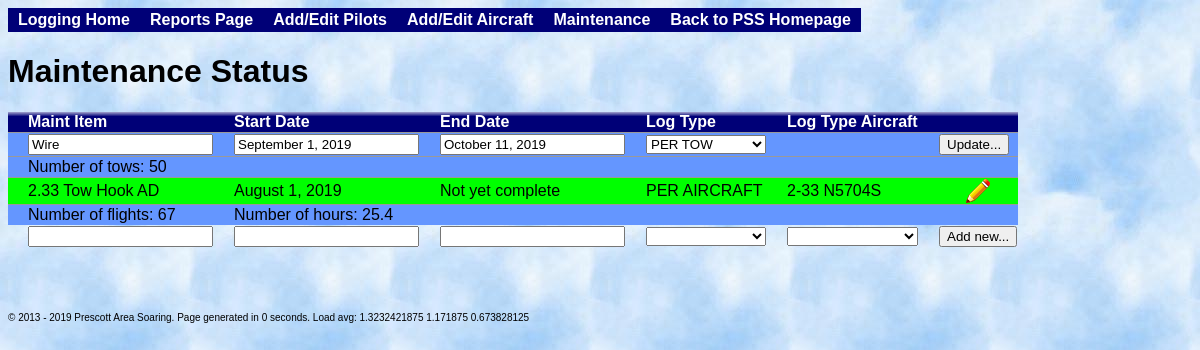
Page /index.php?maintenance&maintID=1&modified=1 on the committed database.
### tables this page shows
CREATE TABLE maintenance(ID INTEGER PRIMARY KEY NOT NULL, maintItem TEXT, startTime INTEGER, endTime INTEGER, logType TEXT, logAircraft INTEGER);

### maintenance.php (the view, shortened to what this page needs)
<h1>Maintenance Status</h1>
<?php
include("SoaringLogBase.php");
$thisFile = "index.php?maintenance";
$logbase = SoaringLogBase::GetInstance();
$database = $logbase->dbObj;
$tableName = $logbase->GetMaintTable();
$maintID = $_REQUEST["maintID"];
$modified = $_REQUEST["modified"];
$query = "SELECT * FROM $tableName ORDER BY ID";
if($result = $database->query($query)) {
    echo("<table id=\"maintLogTable\" >");
    echo("<tr class=\"Head\"><td>Maint Item</td><td>Start Date</td><td>End Date</td><td>Log Type</td><td>Log Type Aircraft</td><td></td></tr>\n");
    while($row = $result->fetch(PDO::FETCH_BOTH)) {
        $editMe = 0;
        if($maintID == $row['ID'] && $modified) {
            $editMe = 1;
        }
        if($editMe) {
            echo("<tr id=\"row{$row['ID']}\" class=\"IncompleteEntry\"><form id=\"form{$row['ID']}\" name=\"loggingUpdate\" action=\"{$thisFile}\" method=\"POST\"> ");
        }
        else {
            echo("<tr class=\"CompleteEntry\">");
        }
        if($editMe) {
            echo("<td>");
            echo("<input type=\"text\" name=\"maintItem\" value=\"{$row['maintItem']}\" id=\"maintItem{$row['ID']}\"/>");
            echo "</td>";
        }
        else
            echo("<td>{$row['maintItem']}</td>");
        if($editMe) {
            echo("<td>");
            $storedStartTime = date("F j, Y", $row['startTime']);
            echo("<input type=\"text\" name=\"startTime\" value=\"{$storedStartTime}\" id=\"startTime{$row['ID']}\"/>");
            echo "</td>";
        }
        else {
            $formattedStartTime = date("F j, Y", $row['startTime']);
            echo("<td>{$formattedStartTime}</td>");
        }
        if($editMe) {
            echo("<td>");
            $storedEndTime = date("F j, Y", $row['endTime']);
            echo("<input type=\"text\" name=\"endTime\" value=\"{$storedEndTime}\" id=\"endTime{$row['ID']}\"/>");
            echo "</td>";
        }
        else {
            if ($row['endTime']) {
                $formattedStartTime = date("F j, Y", $row['endTime']);
                echo("<td>{$formattedStartTime}</td>");
            }
            else {
                echo("<td>Not yet complete</td>");
            }
        }
        if($editMe) {
            echo("<td>");
            echo $logbase->PrintMaintLogTypes($row['logType']);
            echo "</td>";
        }
        else
            echo("<td>{$row['logType']}</td>");
        if($row['logType'] == "PER AIRCRAFT")
        {
            if($editMe) {
                echo("<td>");
                echo $logbase->PrintAircraft($row['logAircraft']);
                echo "</td>";
            }
            else
            {
                $acList = $logbase->GetAircraft();
                echo("<td>{$acList[$row['logAircraft']]}</td>");
            }
        }
        else
        {
            echo "<td></td>";
        }
        if($editMe) {
            echo "<td><input type=\"hidden\" name=\"maintID\" value=\"{$row['ID']}\"/><input type=\"submit\" value=\"Update...\" /></form></td></tr>";
        }
        else {
            echo "<td><center><button name=\"modify\" class=\"modify\" onClick=\"window.location.href='{$thisFile}&maintID={$row['ID']}&modified=1'; \" />";
            echo "</center></td></tr>\n";
        }
        if ($row['logType'] == "PER AIRCRAFT")
        {
            $tableName = $logbase->GetFlightLogTable();
            $endTime = $row['endTime'];
            $query = "SELECT * FROM '$tableName' WHERE takeoffTime IS NOT NULL AND takeoffTime >= '{$row['startTime']}' AND takeoffTime <= '$endTime' AND aircraft == '{$row['logAircraft']}';";
            $result = $database->query($query);
            $flightCount = 0;
            $totalTime = 0;
            while($row = $result->fetch(PDO::FETCH_BOTH))
            {
                if($row['takeoffTime'] && $row['landingTime'])
                {
                    $flightCount = $flightCount + 1;
                    $totalTime += $row['landingTime'] - $row['takeoffTime'];
                }
            }
            $totalTime = round($totalTime / 3600, 1);
            echo "<tr class=\"IncompleteEntry\">";
            echo "<td>Number of flights: $flightCount</td>";
            echo "<td colspan=\"5\">Number of hours: $totalTime </td>  </tr>\n";
        }
        else
        {
            $tableName = $logbase->GetFlightLogTable();
            $endTime = $row['endTime'];
            if ($row['endTime'])
            {
                $endTime = strtotime("now");
            }
            $query = "SELECT count(*) FROM '$tableName' WHERE takeoffTime IS NOT NULL AND takeoffTime >= '{$row['startTime']}' AND takeoffTime <= '$endTime';";
            $tows = $database->query($query)->fetchColumn();
            echo "<tr class=\"IncompleteEntry\"><td colspan=\"6\">Number of tows: $tows</td>  </tr>\n";
        }
    }
    echo "<tr><form name=\"maintList\" action=\"{$thisFile}\" method=\"POST\">\n";
    echo "<td><input type=\"text\" name=\"maintItem\" /></td>\n";
    echo "<td><input type=\"text\" name=\"startDate\" /></td>\n";
    echo "<td><input type=\"text\" name=\"endDate\" /></td>\n";
    echo "<td>";
    echo $logbase->PrintMaintLogTypes();
    echo "</td>";
    echo "<td>";
    echo $logbase->PrintAircraft();
    echo "</td>";
    echo "<td><input type=\"submit\" value=\"Add new...\" /></td>";
    echo "</form></tr>\n";
    echo("</table><br><br><br>");
}
else
    print("Failed to execute query!!!");
?>

### SoaringLogBase.php (shortened to what this page needs)
<?php
    class SoaringLogBase {
        private static $instance;
        private $dbDir = 'sqlite:db.sqlite';
        private $flightLogTable = "flightLog";
        private $maintTable = "maintenance";
        public $dbObj;
        public static function GetInstance() {
            if(!self::$instance) {
                self::$instance = new self();
            }
            return self::$instance;
        }
        public function OpenDatabase() {
            try {
                $this->dbObj = new PDO($this->dbDir) or die("Cannot open the database");
            }
            catch(Exception $e) {
                die("Oops, couldn't open the database :( $e");
            }
        }
        public function GetFlightLogTable() {
            return $this->flightLogTable;
        }
        public function GetMaintTable() {
            return $this->maintTable;
        }
        public function GetAircraft($showNotAvail = false) {
            if($showNotAvail)
                $query = "SELECT * FROM aircraft;";
            else
                $query = "SELECT * FROM aircraft WHERE IsAvailable='available' OR ID=0;";
            $result = $this->dbObj->query($query);
            $planes = array( );
            while($row = $result->fetch(PDO::FETCH_BOTH)) {
                $planes[$row['ID']] = $row['Name'];
            }
            return $planes;
        }
        public function PrintAircraft($selected = 0) {
            $aircraftList = $this->GetAircraft();
            $output = "<select name=\"aircraft\">\n";
            foreach($aircraftList as $i => $value) {
                $output .= "<option value=\"$i\" ";
                $output .= ">$value</option>\n";
            }
            $output .= "</select>";
            return $output;
        }
        public function PrintMaintLogTypes($selected = "") {
            $logTypeList = array( "", "PER TOW", "PER AIRCRAFT");
            $output = "<select name=\"logType\">\n";
            foreach($logTypeList as $i => $value) {
                $output .= "<option value=\"$value\" ";
                if(strcmp($selected, $value) == 0)
                    $output .= "selected=\"selected\"";
                $output .= ">$value</option>\n";
            }
            $output .= "</select>";
            return $output;
        }
    }
?>

### style.css (style rules this page uses)
table, td, th { font-family: Verdana, Arial; font-size: 16px; border: 0px solid black; border-collapse:collapse; padding-left: 20px }
body { font-family: Verdana, Arial; font-size: 16px; background-image: url(img/Clouds.jpg); }
tr.IncompleteEntry { background-color: #6496FF; border-top: 1px solid #999999; }
tr.CompleteEntry { background-color: #00FF00; border-top: 1px solid #999999; }
th, tr.Head { color: #FFFFFF; background-color: #000077; background-image: url('img/grad_white.png'); background-position: 0px -3px; background-repeat: repeat-x; vertical-align: bottom; padding-left: 20px; padding-right: 3px; font-family: Verdana, Arial; font-size: 14px; font-weight: bold; }
button.modify { border: none; height: 24px; width: 24px; valign: center; background: transparent; background-image: url('img/modify.png'); background-position: center; }

### rows in the picture
maintenance: maintItem "Wire", startTime "September 1, 2019", endTime "October 11, 2019", tows "50"
maintenance: maintItem "2.33 Tow Hook AD", startTime "August 1, 2019", shows "Not yet complete", logType "PER AIRCRAFT", logAircraft "2-33 N5704S", flightCount "67", totalTime "25.4"

### other values in the picture
$oneMinLoad "1.3232421875"
$fiveMinLoad "1.171875"
$fifteenMinLoad "0.673828125"
form field logType "PER TOW"
